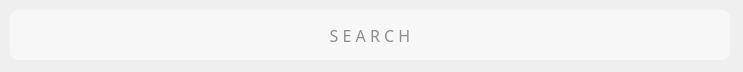
<?xml version="1.0" encoding="UTF-8"?>
<ui version="4.0">
 <class>MainWindow</class>
 <widget class="QMainWindow" name="MainWindow">
  <property name="geometry">
   <rect>
    <x>0</x>
    <y>0</y>
    <width>743</width>
    <height>72</height>
   </rect>
  </property>
  <property name="font">
   <font>
    <family>Inria Sans</family>
    <pointsize>12</pointsize>
   </font>
  </property>
  <property name="cursor">
   <cursorShape>IBeamCursor</cursorShape>
  </property>
  <property name="focusPolicy">
   <enum>Qt::StrongFocus</enum>
  </property>
  <property name="windowTitle">
   <string notr="true">NEX Searcher</string>
  </property>
  <property name="windowIcon">
   <iconset resource="Resources.qrc">
    <normaloff>:/Resources/NEX Searcher.ico</normaloff>:/Resources/NEX Searcher.ico</iconset>
  </property>
  <property name="toolTip">
   <string notr="true"/>
  </property>
  <property name="styleSheet">
   <string notr="true">MainWindow{
	background-color: rgba(255, 255, 255, 0);
}</string>
  </property>
  <widget class="QWidget" name="centralwidget">
   <widget class="QLineEdit" name="search">
    <property name="geometry">
     <rect>
      <x>10</x>
      <y>10</y>
      <width>720</width>
      <height>50</height>
     </rect>
    </property>
    <property name="minimumSize">
     <size>
      <width>560</width>
      <height>50</height>
     </size>
    </property>
    <property name="baseSize">
     <size>
      <width>720</width>
      <height>50</height>
     </size>
    </property>
    <property name="font">
     <font>
      <family>Inria Sans</family>
      <pointsize>12</pointsize>
      <bold>false</bold>
      <stylestrategy>PreferAntialias</stylestrategy>
      <kerning>true</kerning>
     </font>
    </property>
    <property name="styleSheet">
     <string notr="true">border-radius: 8px;
background-color: rgba(255, 255, 255, 120);
color:rgb(37, 37, 37);</string>
    </property>
    <property name="inputMask">
     <string/>
    </property>
    <property name="text">
     <string/>
    </property>
    <property name="alignment">
     <set>Qt::AlignCenter</set>
    </property>
    <property name="placeholderText">
     <string>S E A R C H</string>
    </property>
   </widget>
  </widget>
 </widget>
 <resources>
  <include location="Resources.qrc"/>
 </resources>
 <connections/>
</ui>
